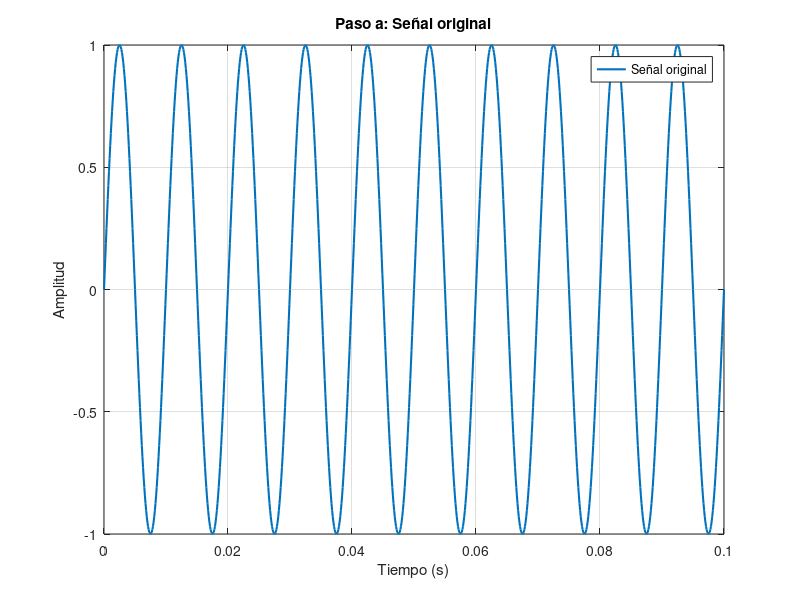
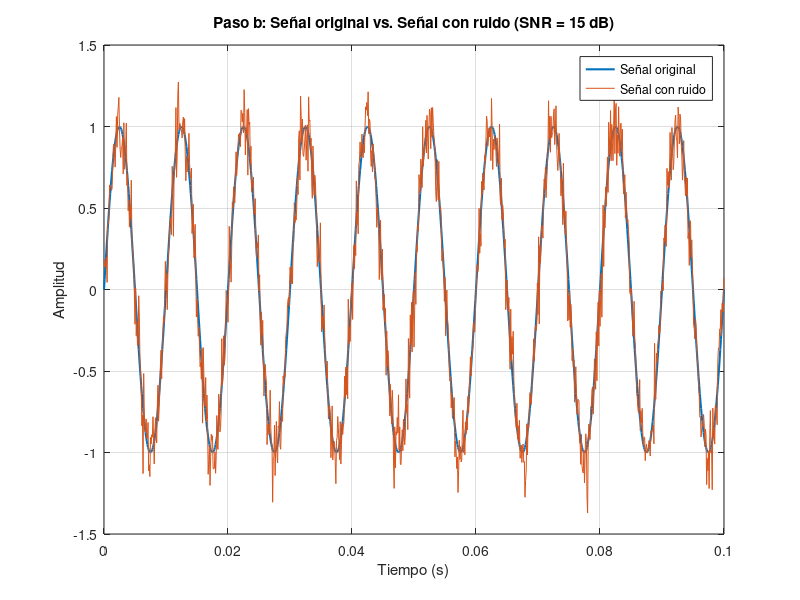
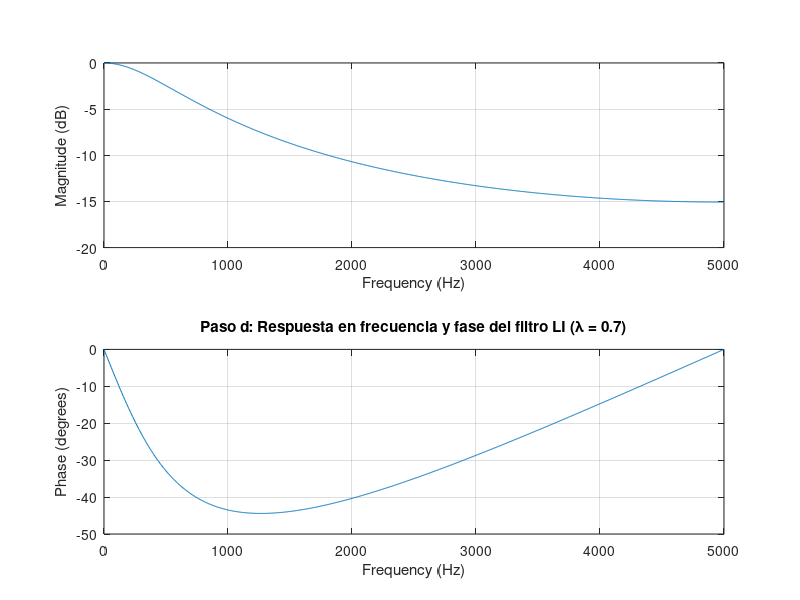
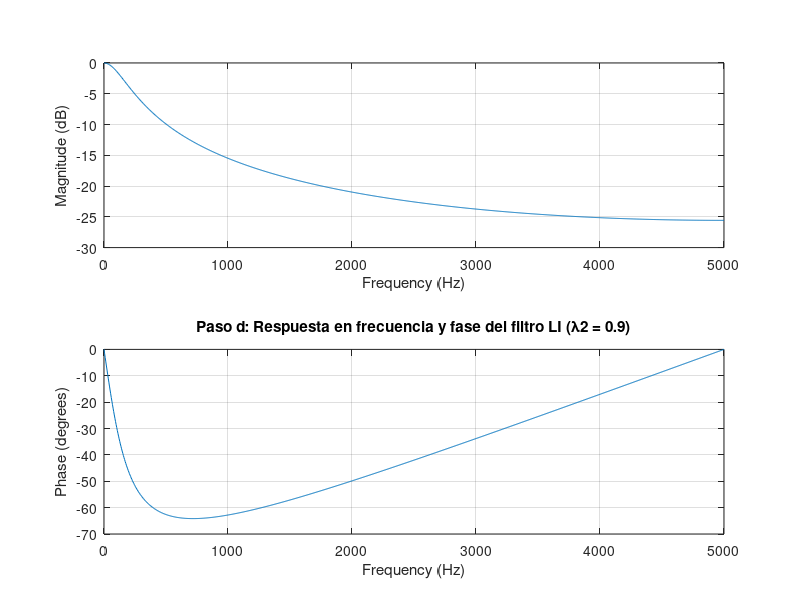

The MATLAB script that drew these images, in order: (Note: this script raises an error after producing the figures.)
clear, clc, close all
% --- Inicialización de parámetros ---
fs = 10000;          % Frecuencia de muestreo en Hz
t = 0:1/fs:0.1;      % Vector de tiempo (0.1 segundos)
f0 = 100;            % Frecuencia fundamental en Hz
%------------------------------------------------------------------------
% a) Genere una señal senoidal con frecuencia fundamental de 100Hz
x = sin(2*pi*f0*t);
% Gráfica para ver la señal
figure;
plot(t, x, 'LineWidth', 1.5); hold on;
title('Paso a: Señal original');
xlabel('Tiempo (s)');
ylabel('Amplitud');
legend('Señal original');
grid on;
%------------------------------------------------------------------------
% b) Agregue ruido a la señal senoidal con SNR = 15 dB

%SNR_dB = 15;
%x_ruido = awgn(x, SNR_dB, 'measured');

% 1. Calculamos la potencia de la señal original
potencia_seno = var(x); % La varianza es igual a la potencia para señales de media nula
% 2. Calculamos la potencia del ruido necesaria para 15 dB
SNR_dB = 15;
SNR_lineal = 10^(SNR_dB / 10); % Pasamos de dB a escala lineal
potencia_ruido = potencia_seno / SNR_lineal;
% 3. Generamos el vector de ruido blanco gaussiano con la potencia calculada
ruido = sqrt(potencia_ruido) * randn(size(x));
% 4. Sumamos las dos señales
x_ruido = x + ruido;
% Gráfica para comparar ambas señales 
figure;
plot(t, x, 'LineWidth', 1.5); hold on;
plot(t, x_ruido); hold off;
title('Paso b: Señal original vs. Señal con ruido (SNR = 15 dB)');
xlabel('Tiempo (s)');
ylabel('Amplitud');
legend('Señal original', 'Señal con ruido');
grid on;

%------------------------------------------------------------------------
% c1) Diseñe un filtro leaking integrator (LI) con lambda = 0.7
lambda1 = 0.7;
b1 = 1 - lambda1;
a1 = [1, -lambda1];
%------------------------------------------------------------------------
% c2) Diseñe un filtro leaking integrator (LI) con lambda = 0.9
lambda2 = 0.9;
b2 = 1 - lambda2;
a2 = [1, -lambda2];
%------------------------------------------------------------------------
% c3) Diseñe un filtro leaking integrator (LI) con lambda = 0.98
lambda3 = 0.98;
b3 = 1 - lambda3;
a3 = [1, -lambda3];
%------------------------------------------------------------------------
% d1) Gráfica de respuesta en frecuencia y fase
figure;
freqz(b1, a1, 1024, fs); 
title('Paso d: Respuesta en frecuencia y fase del filtro LI (\lambda = 0.7)');

% Cálculo de la frecuencia de corte fco
fco = -log(lambda1) * fs / pi; % (log() en MATLAB representa el logaritmo natural)
fprintf('La frecuencia de corte fco para lambda=0.7 es: %.2f Hz\n', fco);
%------------------------------------------------------------------------
% d2) Gráfica de respuesta en frecuencia y fase
figure;
freqz(b2, a2, 1024, fs); 
title('Paso d: Respuesta en frecuencia y fase del filtro LI (\lambda2 = 0.9)');

% Cálculo de la frecuencia de corte fco
fco = -log(lambda2) * fs / pi; % (log() en MATLAB representa el logaritmo natural)
fprintf('La frecuencia de corte fco para lambda=0.9 es: %.2f Hz\n', fco);
%------------------------------------------------------------------------
% d3) Gráfica de respuesta en frecuencia y fase
figure;
freqz(b3, a3, 1024, fs); 
title('Paso d: Respuesta en frecuencia y fase del filtro LI (\lambda = 0.98)');

% Cálculo de la frecuencia de corte fco
fco = -log(lambda3) * fs / pi; % (log() en MATLAB representa el logaritmo natural)
fprintf('La frecuencia de corte fco para lambda=0.98 es: %.2f Hz\n', fco);
%------------------------------------------------------------------------
% e1) Determine el cero y el polo del filtro con la función zplane()
figure;
zplane(b1, a1);
title('Paso e: Diagrama de Polos y Ceros (\lambda = 0.7)');

% Cálculo numérico para la consola
ceros1 = roots(b1);
polos1 = roots(a1);

fprintf('\n Polos y ceros del filtro1\n');
disp('Ceros del filtro (raíces del numerador):');
disp(ceros1);
disp('Polos del filtro (raíces del denominador):');
disp(polos1);
%------------------------------------------------------------------------
% e2) Determine el cero y el polo del filtro con la función zplane()
figure;
zplane(b2, a2);
title('Paso e: Diagrama de Polos y Ceros (\lambda = 0.9)');

% Cálculo numérico para la consola
ceros2 = roots(b2);
polos2 = roots(a2);

fprintf('\n Polos y ceros del filtro2\n');
disp('Ceros del filtro (raíces del numerador):');
disp(ceros2);
disp('Polos del filtro (raíces del denominador):');
disp(polos2);
%------------------------------------------------------------------------
% e3) Determine el cero y el polo del filtro con la función zplane()
figure;
zplane(b3, a3);
title('Paso e: Diagrama de Polos y Ceros (\lambda = 0.98)');

% Cálculo numérico para la consola
ceros3 = roots(b3);
polos3 = roots(a3);

fprintf('\n Polos y ceros del filtro3\n');
disp('Ceros del filtro (raíces del numerador):');
disp(ceros3);
disp('Polos del filtro (raíces del denominador):');
disp(polos3);
%------------------------------------------------------------------------
% f1) Aplique el filtro LI a la señal con ruido usando filter()
x_filtrada1 = filter(b1, a1, x_ruido);
%------------------------------------------------------------------------
% f2) Aplique el filtro LI a la señal con ruido usando filter()
x_filtrada2 = filter(b2, a2, x_ruido);
%------------------------------------------------------------------------
% f3) Aplique el filtro LI a la señal con ruido usando filter()
x_filtrada3 = filter(b3, a3, x_ruido);
%------------------------------------------------------------------------
% g1) Grafique la respuesta en el tiempo de las señales original y filtrada
figure;
plot(t, x, 'b', 'LineWidth', 1.5); hold on;
plot(t, x_filtrada1, 'r', 'LineWidth', 1.5); hold off;
title('Paso g: Comparación Temporal (Original vs. Filtrada1)');
xlabel('Tiempo (s)');
ylabel('Amplitud');
legend('Señal Original (100 Hz)', 'Señal Filtrada (\lambda = 0.7)');
grid on;
xlim([0 0.05]); % Hacemos zoom en los primeros 50 ms para comparar mejor
figure;
plot(t, x, 'b', 'LineWidth', 1.5); hold on;
plot(t, x_filtrada1, 'r', 'LineWidth', 1.5); hold on;
plot(t, x_ruido); hold off;
title('Paso g: Comparación Temporal (Original vs. Filtrada1 vs. Con Ruido)');
xlabel('Tiempo (s)');
ylabel('Amplitud');
legend('Señal Original (100 Hz)', 'Señal Filtrada (\lambda = 0.7)', 'Señal con ruido sin filtrar');
grid on;
xlim([0 0.05]);
%------------------------------------------------------------------------
% g2) Grafique la respuesta en el tiempo de las señales original y filtrada
figure;
plot(t, x, 'b', 'LineWidth', 1.5); hold on;
plot(t, x_filtrada2, 'r', 'LineWidth', 1.5); hold off;
title('Paso g: Comparación Temporal (Original vs. Filtrada2)');
xlabel('Tiempo (s)');
ylabel('Amplitud');
legend('Señal Original (100 Hz)', 'Señal Filtrada (\lambda = 0.9)');
grid on;
xlim([0 0.05]); % Hacemos zoom en los primeros 50 ms para comparar mejor
figure;
plot(t, x, 'b', 'LineWidth', 1.5); hold on;
plot(t, x_filtrada2, 'r', 'LineWidth', 1.5); hold on;
plot(t, x_ruido); hold off;
title('Paso g: Comparación Temporal (Original vs. Filtrada2 vs. Con Ruido)');
xlabel('Tiempo (s)');
ylabel('Amplitud');
legend('Señal Original (100 Hz)', 'Señal Filtrada (\lambda = 0.9)', 'Señal con ruido sin filtrar');
grid on;
xlim([0 0.05]);
%------------------------------------------------------------------------
% g3) Grafique la respuesta en el tiempo de las señales original y filtrada
figure;
plot(t, x, 'b', 'LineWidth', 1.5); hold on;
plot(t, x_filtrada3, 'r', 'LineWidth', 1.5); hold off;
title('Paso g: Comparación Temporal (Original vs. Filtrada3)');
xlabel('Tiempo (s)');
ylabel('Amplitud');
legend('Señal Original (100 Hz)', 'Señal Filtrada (\lambda = 0.98)');
grid on;
xlim([0 0.05]); % Hacemos zoom en los primeros 50 ms para comparar mejor
figure;
plot(t, x, 'b', 'LineWidth', 1.5); hold on;
plot(t, x_filtrada3, 'r', 'LineWidth', 1.5); hold on;
plot(t, x_ruido); hold off;
title('Paso g: Comparación Temporal (Original vs. Filtrada3 vs. Con Ruido)');
xlabel('Tiempo (s)');
ylabel('Amplitud');
legend('Señal Original (100 Hz)', 'Señal Filtrada (\lambda = 0.98)', 'Señal con ruido sin filtrar');
grid on;
xlim([0 0.05]);
%------------------------------------------------------------------------
% h1) Respuesta en frecuencia de las señales original y filtrada usando my_dft()

% Calculamos la DFT para la señal original con ruido
[f_ruido, mag_ruido] = my_dft(x_ruido, fs);

% Calculamos la DFT para la señal filtrada
[f_filt1, mag_filt1] = my_dft(x_filtrada1, fs);

% Armamos la figura con dos subgráficos para comparar
figure;

% Espectro de la señal con ruido (Entrada)
subplot(2,1,1);
plot(f_ruido, mag_ruido, 'b');
title('Paso h: Espectro de magnitud - Señal original con ruido');
xlabel('Frecuencia (Hz)');
ylabel('Magnitud');
xlim([0 500]);
grid on;

% Espectro de la señal filtrada (Salida)
subplot(2,1,2);
plot(f_filt1, mag_filt1, 'r');
title('Paso h: Espectro de magnitud - Señal filtrada (\lambda = 0.7)');
xlabel('Frecuencia (Hz)');
ylabel('Magnitud');
xlim([0 500]);
grid on;
%------------------------------------------------------------------------

% Armamos la figura con dos subgráficos para comparar
figure;

% Espectro de la señal con ruido (Entrada)
subplot(2,1,1);
plot(f_ruido, mag_ruido, 'b');
title('Paso h: Espectro de magnitud - Señal original con ruido');
xlabel('Frecuencia (Hz)');
ylabel('Magnitud');
ylim([0 0.02]);
grid on;

% Espectro de la señal filtrada (Salida)
subplot(2,1,2);
plot(f_filt1, mag_filt1, 'r');
title('Paso h: Espectro de magnitud - Señal filtrada (\lambda = 0.7)');
xlabel('Frecuencia (Hz)');
ylabel('Magnitud');
ylim([0 0.02]);
grid on;
%------------------------------------------------------------------------
% h2) Respuesta en frecuencia de las señales original y filtrada usando my_dft()

% Calculamos la DFT para la señal filtrada
[f_filt2, mag_filt2] = my_dft(x_filtrada2, fs);

% Armamos la figura con dos subgráficos para comparar
figure;

% Espectro de la señal con ruido (Entrada)
subplot(2,1,1);
plot(f_ruido, mag_ruido, 'b');
title('Paso h: Espectro de magnitud - Señal original con ruido');
xlabel('Frecuencia (Hz)');
ylabel('Magnitud');
xlim([0 500]);
grid on;

% Espectro de la señal filtrada (Salida)
subplot(2,1,2);
plot(f_filt2, mag_filt2, 'r');
title('Paso h: Espectro de magnitud - Señal filtrada (\lambda = 0.9)');
xlabel('Frecuencia (Hz)');
ylabel('Magnitud');
xlim([0 500]);
grid on;
%------------------------------------------------------------------------

% Armamos la figura con dos subgráficos para comparar
figure;

% Espectro de la señal con ruido (Entrada)
subplot(2,1,1);
plot(f_ruido, mag_ruido, 'b');
title('Paso h: Espectro de magnitud - Señal original con ruido');
xlabel('Frecuencia (Hz)');
ylabel('Magnitud');
ylim([0 0.02]);
grid on;

% Espectro de la señal filtrada (Salida)
subplot(2,1,2);
plot(f_filt2, mag_filt2, 'r');
title('Paso h: Espectro de magnitud - Señal filtrada (\lambda = 0.9)');
xlabel('Frecuencia (Hz)');
ylabel('Magnitud');
ylim([0 0.02]);
grid on;

%------------------------------------------------------------------------
% h3) Respuesta en frecuencia de las señales original y filtrada usando my_dft()

% Calculamos la DFT para la señal filtrada
[f_filt3, mag_filt3] = my_dft(x_filtrada3, fs);

% Armamos la figura con dos subgráficos para comparar
figure;

% Espectro de la señal con ruido (Entrada)
subplot(2,1,1);
plot(f_ruido, mag_ruido, 'b');
title('Paso h: Espectro de magnitud - Señal original con ruido');
xlabel('Frecuencia (Hz)');
ylabel('Magnitud');
xlim([0 500]);
grid on;

% Espectro de la señal filtrada (Salida)
subplot(2,1,2);
plot(f_filt3, mag_filt3, 'r');
title('Paso h: Espectro de magnitud - Señal filtrada (\lambda = 0.98)');
xlabel('Frecuencia (Hz)');
ylabel('Magnitud');
xlim([0 500]);
grid on;
%------------------------------------------------------------------------

% Armamos la figura con dos subgráficos para comparar
figure;

% Espectro de la señal con ruido (Entrada)
subplot(2,1,1);
plot(f_ruido, mag_ruido, 'b');
title('Paso h: Espectro de magnitud - Señal original con ruido');
xlabel('Frecuencia (Hz)');
ylabel('Magnitud');
ylim([0 0.02]);
grid on;

% Espectro de la señal filtrada (Salida)
subplot(2,1,2);
plot(f_filt3, mag_filt3, 'r');
title('Paso h: Espectro de magnitud - Señal filtrada (\lambda = 0.98)');
xlabel('Frecuencia (Hz)');
ylabel('Magnitud');
ylim([0 0.02]);
grid on;
